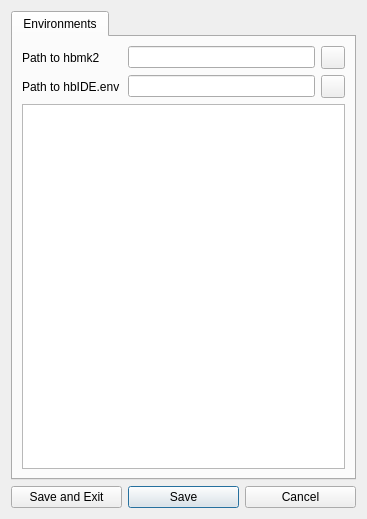
<?xml version="1.0" encoding="UTF-8"?>
<ui version="4.0">
 <class>FormEnvironments</class>
 <widget class="QWidget" name="FormEnvironments">
  <property name="geometry">
   <rect>
    <x>0</x>
    <y>0</y>
    <width>367</width>
    <height>519</height>
   </rect>
  </property>
  <property name="windowTitle">
   <string>Form</string>
  </property>
  <layout class="QVBoxLayout" name="verticalLayout">
   <item>
    <widget class="QTabWidget" name="tabWidgetEnv">
     <property name="currentIndex">
      <number>0</number>
     </property>
     <widget class="QWidget" name="tabCompilers">
      <attribute name="title">
       <string>Environments</string>
      </attribute>
      <layout class="QGridLayout" name="gridLayout_5">
       <item row="2" column="1">
        <widget class="QPlainTextEdit" name="editCompilers">
         <property name="toolTip">
          <string>&lt;!DOCTYPE HTML PUBLIC &quot;-//W3C//DTD HTML 4.0//EN&quot; &quot;http://www.w3.org/TR/REC-html40/strict.dtd&quot;&gt;
&lt;html&gt;&lt;head&gt;&lt;meta name=&quot;qrichtext&quot; content=&quot;1&quot; /&gt;&lt;style type=&quot;text/css&quot;&gt;
p, li { white-space: pre-wrap; }
&lt;/style&gt;&lt;/head&gt;&lt;body style=&quot; font-family:'MS Shell Dlg 2'; font-size:8.25pt; font-weight:400; font-style:normal;&quot;&gt;
&lt;p align=&quot;center&quot; style=&quot; margin-top:0px; margin-bottom:0px; margin-left:0px; margin-right:0px; -qt-block-indent:0; text-indent:0px;&quot;&gt;&lt;span style=&quot; font-size:8pt;&quot;&gt;HBIDE employes the concept of keeping everything tied together. It means all complier specific environments are kept together in a convinient way and applied as per need.&lt;/span&gt;&lt;/p&gt;
&lt;p align=&quot;center&quot; style=&quot;-qt-paragraph-type:empty; margin-top:0px; margin-bottom:0px; margin-left:0px; margin-right:0px; -qt-block-indent:0; text-indent:0px; font-size:8pt;&quot;&gt;&lt;/p&gt;
&lt;p align=&quot;center&quot; style=&quot; margin-top:0px; margin-bottom:0px; margin-left:0px; margin-right:0px; -qt-block-indent:0; text-indent:0px;&quot;&gt;&lt;span style=&quot; font-size:8pt;&quot;&gt;So here you view/edit all the environments you employ in your applications. At the time you will build the project, a list of stated environments will be presented to choose from.&lt;/span&gt;&lt;/p&gt;
&lt;p align=&quot;center&quot; style=&quot;-qt-paragraph-type:empty; margin-top:0px; margin-bottom:0px; margin-left:0px; margin-right:0px; -qt-block-indent:0; text-indent:0px; font-size:8pt;&quot;&gt;&lt;/p&gt;
&lt;p align=&quot;center&quot; style=&quot; margin-top:0px; margin-bottom:0px; margin-left:0px; margin-right:0px; -qt-block-indent:0; text-indent:0px;&quot;&gt;&lt;span style=&quot; font-size:8pt;&quot;&gt;This opens up the possibility to experiment with different compilers without re-opening the IDE or setting up the envvars manually.&lt;/span&gt;&lt;/p&gt;&lt;/body&gt;&lt;/html&gt;</string>
         </property>
         <property name="styleSheet">
          <string/>
         </property>
         <property name="lineWrapMode">
          <enum>QPlainTextEdit::NoWrap</enum>
         </property>
        </widget>
       </item>
       <item row="0" column="1">
        <layout class="QHBoxLayout" name="horizontalLayoutHbmk2">
         <item>
          <widget class="QLabel" name="labelPathHbmk2">
           <property name="minimumSize">
            <size>
             <width>100</width>
             <height>0</height>
            </size>
           </property>
           <property name="maximumSize">
            <size>
             <width>100</width>
             <height>16777215</height>
            </size>
           </property>
           <property name="text">
            <string>Path to hbmk2</string>
           </property>
          </widget>
         </item>
         <item>
          <widget class="QLineEdit" name="editPathMk2"/>
         </item>
         <item>
          <widget class="QToolButton" name="buttonPathMk2">
           <property name="minimumSize">
            <size>
             <width>0</width>
             <height>0</height>
            </size>
           </property>
           <property name="text">
            <string/>
           </property>
          </widget>
         </item>
        </layout>
       </item>
       <item row="1" column="1">
        <layout class="QHBoxLayout" name="horizontalLayoutEnv">
         <item>
          <widget class="QLabel" name="labelPathEnv">
           <property name="minimumSize">
            <size>
             <width>100</width>
             <height>0</height>
            </size>
           </property>
           <property name="maximumSize">
            <size>
             <width>100</width>
             <height>16777215</height>
            </size>
           </property>
           <property name="text">
            <string>Path to hbIDE.env</string>
           </property>
          </widget>
         </item>
         <item>
          <widget class="QLineEdit" name="editPathEnv"/>
         </item>
         <item>
          <widget class="QToolButton" name="buttonPathEnv">
           <property name="text">
            <string/>
           </property>
          </widget>
         </item>
        </layout>
       </item>
      </layout>
     </widget>
    </widget>
   </item>
   <item>
    <layout class="QHBoxLayout" name="horizontalLayoutEnvButtons">
     <item>
      <widget class="QPushButton" name="buttonSaveExit">
       <property name="text">
        <string>Save and Exit</string>
       </property>
      </widget>
     </item>
     <item>
      <widget class="QPushButton" name="buttonSave">
       <property name="text">
        <string>Save</string>
       </property>
       <property name="autoDefault">
        <bool>false</bool>
       </property>
       <property name="default">
        <bool>true</bool>
       </property>
      </widget>
     </item>
     <item>
      <widget class="QPushButton" name="buttonCn">
       <property name="text">
        <string>Cancel</string>
       </property>
       <property name="autoDefault">
        <bool>false</bool>
       </property>
      </widget>
     </item>
    </layout>
   </item>
  </layout>
 </widget>
 <resources/>
 <connections/>
</ui>
